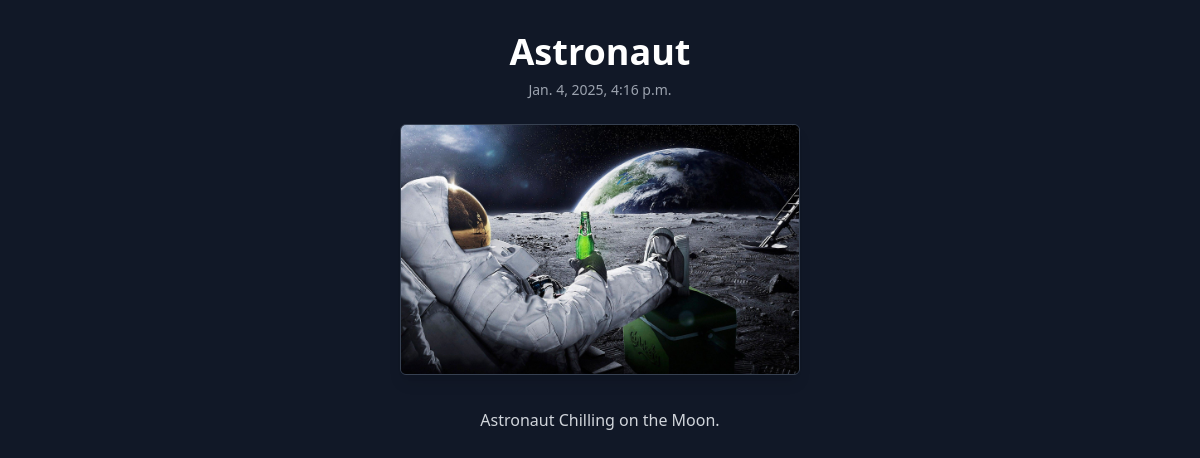
Page /4/ on the committed database.
### blog/models.py (models this page shows, shortened)
class Post(models.Model):
    title=models.CharField(max_length=100)
    public_date=models.DateTimeField()
    image=models.ImageField(upload_to='images/')
    body=models.TextField()

### blog/views.py (the view)
# urls.py: path('<int:blog_id>/',views.detail,name='detail'),
def detail(request,blog_id):
    detail=get_object_or_404(Post,pk=blog_id)
    return render(request, 'details.html',{'post':detail})

### blog/templates/details.html (shortened to what this page needs)
<!DOCTYPE html>
<html lang="en">
<head>
    <script src="https://cdn.tailwindcss.com"></script>
</head>
<body class="bg-gray-900 text-gray-200 min-h-screen flex flex-col items-center">
    <h1 class="text-4xl font-bold text-center text-white mt-8">{{ post.title }}</h1>
    <p class="text-gray-400 text-center text-sm mt-2">{{ post.public_date }}</p>
    <div class="mt-6">
        <center>
            <img src="{{ post.image.url }}" height="300" width="400" class="rounded-md shadow-lg border border-gray-700"/>
        </center>
    </div>
    <p class="mt-8 px-6 text-gray-300 leading-relaxed text-center max-w-3xl">{{ post.body }}</p>
</body>
</html>

### rows in the picture
Post: title "Astronaut", public_date "Jan. 4, 2025, 4:16 p.m.", image (picture), body "Astronaut Chilling on the Moon."
